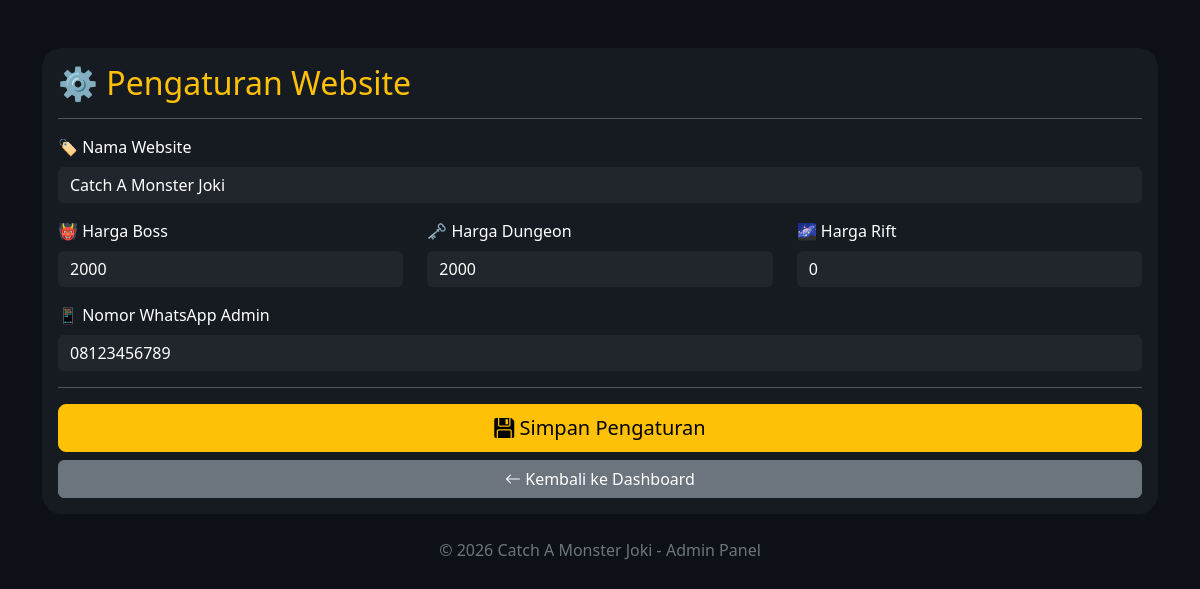
/pengaturan.php (signed in), run on the app's committed database.
### tables this page shows
CREATE TABLE `pengaturan` (
  `id` int(11) NOT NULL,
  `nama_website` varchar(100) NOT NULL,
  `harga_boss` int(11) NOT NULL DEFAULT 2000,
  `harga_dungeon` int(11) NOT NULL DEFAULT 2000,
  `harga_rift` int(11) NOT NULL DEFAULT 5000,
  `wa_admin` varchar(20) NOT NULL
);

### pengaturan.php (the view, shortened to what this page needs)
<?php
include "koneksi.php";
$data=mysqli_fetch_assoc(mysqli_query($conn,"SELECT * FROM pengaturan WHERE id='1'"));
?>
<!DOCTYPE html>
<html lang="id">
<head>
<link href="https://cdn.jsdelivr.net/npm/bootstrap@5.3.3/dist/css/bootstrap.min.css" rel="stylesheet">
<link href="https://cdn.jsdelivr.net/npm/bootstrap-icons@1.11.3/font/bootstrap-icons.css" rel="stylesheet">
</head>
<body>
<div class="container mt-5">
<div class="card">
<div class="card-body">
<h2 class="text-warning">
⚙️ Pengaturan Website
</h2>
<hr>
<form method="POST">
<div class="mb-3">
<label class="form-label">
🏷️ Nama Website
</label>
<input
type="text"
name="nama"
class="form-control"
value="<?= $data['nama_website']; ?>"
required>
</div>
<div class="row">
<div class="col-md-4">
<div class="mb-3">
<label class="form-label">
👹 Harga Boss
</label>
<input
type="number"
name="boss"
class="form-control"
value="<?= $data['harga_boss']; ?>"
required>
</div>
</div>
<div class="col-md-4">
<div class="mb-3">
<label class="form-label">
🗝️ Harga Dungeon
</label>
<input
type="number"
name="dungeon"
class="form-control"
value="<?= $data['harga_dungeon']; ?>"
required>
</div>
</div>
<div class="col-md-4">
<div class="mb-3">
<label class="form-label">
🌌 Harga Rift
</label>
<input
type="number"
name="rift"
class="form-control"
value="<?= $data['harga_rift']; ?>"
required>
</div>
</div>
</div>
<div class="mb-3">
<label class="form-label">
📱 Nomor WhatsApp Admin
</label>
<input
type="text"
name="wa"
class="form-control"
value="<?= $data['wa_admin']; ?>"
required>
</div>
<hr>
<div class="d-grid gap-2">
<button
type="submit"
name="simpan"
class="btn btn-warning btn-lg">
<i class="bi bi-floppy-fill"></i>
Simpan Pengaturan
</button>
<a
href="dashboard_admin.php"
class="btn btn-secondary">
<i class="bi bi-arrow-left"></i>
Kembali ke Dashboard
</a>
</div>
</form>
</div>
</div>
<div class="text-center mt-4 text-secondary">
© 2026 Catch A Monster Joki - Admin Panel
</div>
</div>
</body>
</html>

### pengaturan.php (style rules this page uses)
body { background:#0d1117; color:white; }
.card { background:#161b22; border:none; border-radius:20px; color:white; }
.form-control { background:#21262d; border:none; color:white; }

### data on the page
pengaturan: nama "Catch A Monster Joki", boss "2000", dungeon "2000", rift "0", wa "08123456789"
